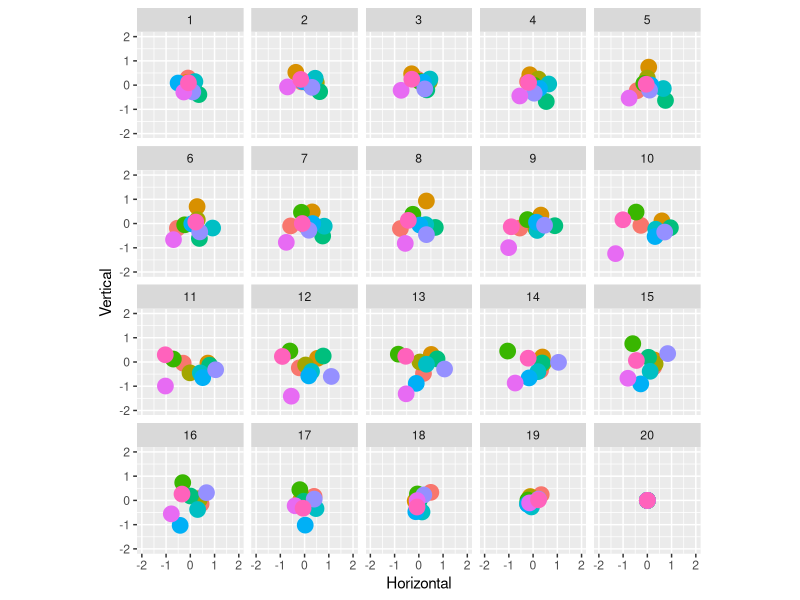

Here is the R script that generated this plot:
## ---- chunk 1
knitr::opts_chunk$set(echo = TRUE)
library(tidyverse)
library(e1071)
library(gganimate)
## ---- chunk 2
ntimes <- 20  # how many time points to run the bridge?
nseries <- 10 # how many time series to generate?

# function to generate the brownian bridges
make_bridges <- function(ntimes, nseries) {
  replicate(nseries, rbridge(frequency = ntimes)) %>% as.vector()
}

# construct tibble
tbl <- tibble(
  Time = rep(1:ntimes, nseries),
  Horizontal = make_bridges(ntimes, nseries),
  Vertical = make_bridges(ntimes, nseries),
  Series = gl(nseries, ntimes)
)

glimpse(tbl)
## ---- chunk 3
base_pic <- tbl %>%
  ggplot(aes(
    x = Horizontal, 
    y = Vertical, 
    colour = Series)) + 
  geom_point(
    show.legend = FALSE,
    size = 5) + 
  coord_equal() + 
  xlim(-2, 2) + 
  ylim(-2, 2)

base_pic + facet_wrap(~Time)
## ---- chunk 4
base_anim <- base_pic + transition_time(time = Time) 
base_anim %>% animate()
## ---- chunk 5
wake1 <- base_anim + shadow_wake(wake_length = .1)
wake1 %>% animate()
## ---- chunk 6
wake1 %>% animate(detail = 5)
